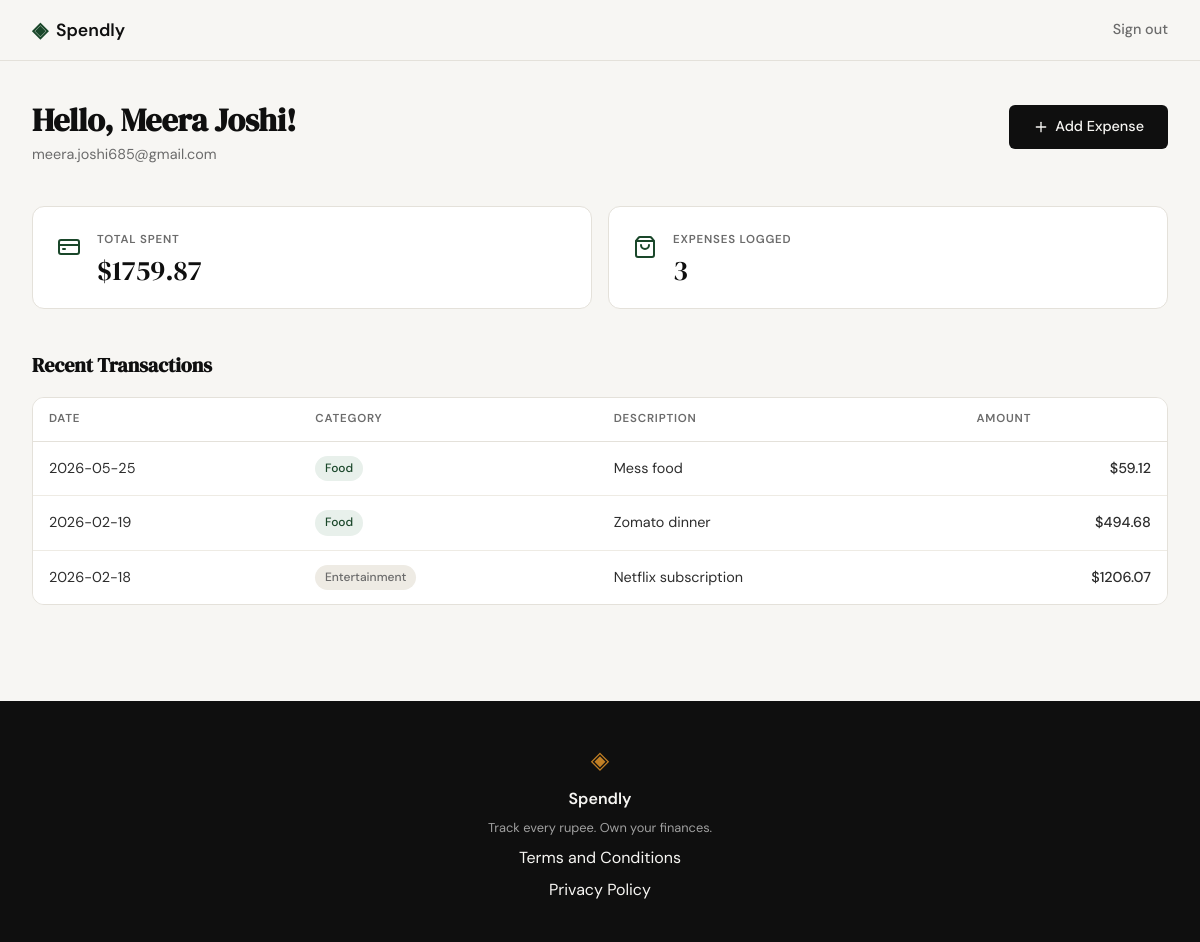
Screenshot of /profile (signed in) with the database file from the repository.
### tables this page shows
CREATE TABLE users (
            id            INTEGER PRIMARY KEY AUTOINCREMENT,
            name          TEXT    NOT NULL,
            email         TEXT    UNIQUE NOT NULL,
            password_hash TEXT    NOT NULL,
            created_at    TEXT    DEFAULT (datetime('now'))
        );

CREATE TABLE expenses (
            id          INTEGER PRIMARY KEY AUTOINCREMENT,
            user_id     INTEGER NOT NULL,
            amount      REAL    NOT NULL,
            category    TEXT    NOT NULL,
            date        TEXT    NOT NULL,
            description TEXT,
            created_at  TEXT    DEFAULT (datetime('now')),
            FOREIGN KEY (user_id) REFERENCES users (id)
        );

### app.py (the view)
@app.route("/profile")
def profile():
    if not session.get("user_id"):
        return redirect(url_for("login"))
    user    = get_user_by_id(session["user_id"])
    summary = get_expense_summary(session["user_id"])
    return render_template("profile.html", user=user, summary=summary)

### database/db.py (called while the page is built)
def get_db():
    conn = sqlite3.connect(DB_PATH)
    conn.row_factory = sqlite3.Row
    conn.execute("PRAGMA foreign_keys = ON")
    return conn

def get_user_by_id(user_id):
    conn = get_db()
    user = conn.execute(
        "SELECT * FROM users WHERE id = ?", (user_id,)
    ).fetchone()
    conn.close()
    return user

def get_expense_summary(user_id):
    conn = get_db()
    row = conn.execute(
        """SELECT COALESCE(SUM(amount), 0.0) AS total_spent,
                  COUNT(*) AS expense_count
           FROM expenses WHERE user_id = ?""",
        (user_id,)
    ).fetchone()
    recent = conn.execute(
        """SELECT id, amount, category, date, description
           FROM expenses WHERE user_id = ?
           ORDER BY date DESC LIMIT 5""",
        (user_id,)
    ).fetchall()
    conn.close()
    return {
        "total_spent": row["total_spent"],
        "expense_count": row["expense_count"],
        "recent": recent,
    }

### templates/profile.html (shortened to what this page needs)
{% extends "base.html" %}
{% block head %}
<link rel="stylesheet" href="{{ url_for('static', filename='css/profile.css') }}">
{% endblock %}
{% block content %}
<div class="profile-page">
    <div class="profile-header">
        <div class="profile-identity">
            <h1 class="profile-greeting">Hello, {{ user['name'] }}!</h1>
            <p class="profile-email">{{ user['email'] }}</p>
        </div>
        <a href="{{ url_for('add_expense') }}" class="btn-primary profile-add-btn">
            <i data-lucide="plus"></i>
            Add Expense
        </a>
    </div>
    <div class="stats-row">
        <div class="stat-card">
            <div class="stat-icon">
                <i data-lucide="credit-card"></i>
            </div>
            <div class="stat-body">
                <p class="stat-label">Total Spent</p>
                <p class="stat-value">${{ "%.2f" | format(summary.total_spent) }}</p>
            </div>
        </div>
        <div class="stat-card">
            <div class="stat-icon">
                <i data-lucide="shopping-bag"></i>
            </div>
            <div class="stat-body">
                <p class="stat-label">Expenses Logged</p>
                <p class="stat-value">{{ summary.expense_count }}</p>
            </div>
        </div>
    </div>
    <div class="section-header">
        <h2 class="section-title">Recent Transactions</h2>
    </div>
    {% if summary.recent %}
    <div class="tx-table-wrapper">
        <table class="tx-table">
            <thead>
                <tr>
                    <th>Date</th>
                    <th>Category</th>
                    <th>Description</th>
                    <th class="tx-amount-col">Amount</th>
                </tr>
            </thead>
            <tbody>
                {% for expense in summary.recent %}
                <tr>
                    <td class="tx-date">{{ expense['date'] }}</td>
                    <td>
                        <span class="cat-badge cat-{{ expense['category'] | lower }}">
                            {{ expense['category'] }}
                        </span>
                    </td>
                    <td class="tx-desc">{{ expense['description'] or '—' }}</td>
                    <td class="tx-amount">${{ "%.2f" | format(expense['amount']) }}</td>
                </tr>
                {% endfor %}
            </tbody>
        </table>
    </div>
    {% endif %}
</div>
{% endblock %}

### static/css/style.css (style rules this page uses)
:root { --ink: #0f0f0f; --ink-soft: #2d2d2d; --ink-muted: #6b6b6b; --ink-faint: #a0a0a0; --paper: #f7f6f3; --paper-warm: #f0ede6; --paper-card: #ffffff; --accent: #1a472a; --accent-light: #e8f0eb; --accent-2: #c17f24; --accent-2-light: #fdf3e3; --danger: #c0392b; --danger-light: #fdecea; --border: #e4e1da; --border-soft: #eeebe4; --font-display: 'DM Serif Display', Georgia, serif; --font-body: 'DM Sans', system-ui, sans-serif; --max-width: 1200px; --auth-width: 440px; --radius-sm: 6px; --radius-md: 12px; --radius-lg: 20px; }
*, *::before, *::after { box-sizing: border-box; margin: 0; padding: 0; }
html { font-size: 16px; scroll-behavior: smooth; }
body { background: var(--paper); color: var(--ink); font-family: var(--font-body); font-size: 1rem; line-height: 1.6; -webkit-font-smoothing: antialiased; }
a { color: inherit; text-decoration: none; }
.btn-primary { display: inline-block; background: var(--ink); color: var(--paper); padding: 0.65rem 1.5rem; border-radius: var(--radius-sm); font-family: var(--font-body); font-size: 0.9rem; font-weight: 500; cursor: pointer; border: none; transition: background 0.2s; text-decoration: none; }

### static/css/profile.css (style rules this page uses)
.profile-page { max-width: var(--max-width); margin: 0 auto; padding: 2.5rem 2rem; }
.profile-header { display: flex; justify-content: space-between; align-items: flex-start; margin-bottom: 2.5rem; }
.profile-greeting { font-family: var(--font-display); font-size: 2rem; color: var(--ink); line-height: 1.2; margin-bottom: 0.25rem; }
.profile-email { color: var(--ink-muted); font-size: 0.9rem; }
.profile-add-btn { display: inline-flex; align-items: center; gap: 0.4rem; flex-shrink: 0; margin-top: 0.25rem; }
.profile-add-btn svg { width: 16px; height: 16px; }
.stats-row { display: grid; grid-template-columns: repeat(2, 1fr); gap: 1rem; margin-bottom: 2.5rem; }
.stat-card { background: var(--paper-card); border: 1px solid var(--border); border-radius: var(--radius-md); padding: 1.5rem; display: flex; gap: 1rem; align-items: flex-start; }
.stat-icon { color: var(--accent); flex-shrink: 0; padding-top: 0.2rem; }
.stat-icon svg { width: 24px; height: 24px; }
.stat-label { font-size: 0.72rem; font-weight: 600; text-transform: uppercase; letter-spacing: 0.07em; color: var(--ink-muted); margin-bottom: 0.4rem; }
.stat-value { font-family: var(--font-display); font-size: 1.75rem; color: var(--ink); font-variant-numeric: tabular-nums; line-height: 1; }
.section-header { display: flex; justify-content: space-between; align-items: center; margin-bottom: 1rem; }
.section-title { font-family: var(--font-display); font-size: 1.25rem; color: var(--ink); }
.tx-table-wrapper { overflow-x: auto; border-radius: var(--radius-md); border: 1px solid var(--border); }
.tx-table { width: 100%; border-collapse: collapse; background: var(--paper-card); }
.tx-table th { font-size: 0.72rem; font-weight: 600; text-transform: uppercase; letter-spacing: 0.07em; color: var(--ink-muted); padding: 0.75rem 1rem; text-align: left; border-bottom: 1px solid var(--border); white-space: nowrap; }
.tx-table td { padding: 0.875rem 1rem; border-bottom: 1px solid var(--border-soft); font-size: 0.9rem; color: var(--ink-soft); }
.tx-table tbody tr:last-child td { border-bottom: none; }
.tx-date { color: var(--ink-muted); font-size: 0.85rem; white-space: nowrap; }
.tx-desc { color: var(--ink-soft); }
.tx-amount-col { text-align: right; }
.tx-amount { text-align: right; font-variant-numeric: tabular-nums; color: var(--ink-soft); font-weight: 500; white-space: nowrap; }
.cat-badge { display: inline-block; padding: 0.2rem 0.6rem; border-radius: 999px; font-size: 0.75rem; font-weight: 500; white-space: nowrap; }
.cat-food { background: var(--accent-light); color: var(--accent); }
.cat-entertainment { background: var(--border-soft); color: var(--ink-muted); }

### rows the page displays
users: name "Meera Joshi", email "meera.joshi685@gmail.com"
expenses: date "2026-05-25", category "Food", description "Mess food", amount "59.12"
expenses: date "2026-02-19", category "Food", description "Zomato dinner", amount "494.68"
expenses: date "2026-02-18", category "Entertainment", description "Netflix subscription", amount "1206.07"

### other values shown
{{ "%.2f" | format(summary.total_spent) }} "1759.87"
{{ summary.expense_count }} "3"
